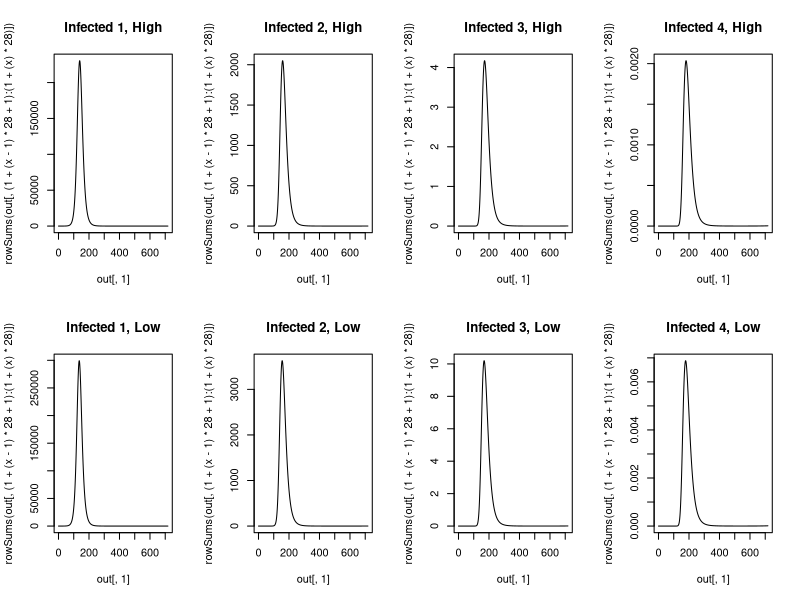

Write the R code that produced this figure.
############################
#CRC info
############################
args = commandArgs(TRUE)
input = as.numeric(args[1])
vac.vec = seq(from = 0, to = 1, by = .2)
vac = vac.vec[input]

library(deSolve)

############################
#Initial condidtions and parameters
############################
percentage_vec <- c(rep(1.8,5), rep(1.8,5), rep(1.84,5), rep(1.86,5),
                    17.2, 15, 12.7, 8.8, 5.5, 2.8, 1.3, 0.2)
percentage_vec <- percentage_vec / 100
initial_conditions <- as.data.frame(matrix(NA, nrow = 28*4, ncol = 3))
initial_conditions[,2] <- rep(1:28,4)
for(i in 1:4){
  x <- i - 1
  initial_conditions[x*(28) + (1:28),1] <- rep(i,28)
}
initial_conditions[,3] <- rep(percentage_vec,4)

susceptible_init_h <- cbind(initial_conditions[,1], initial_conditions[,2], rep(NA, 112))
susceptible_init_h[,3] <- c(initial_conditions[1:28,3] * 6 *10^6, initial_conditions[29:56,3] * 0, 
                            initial_conditions[57:84,3] * 0, initial_conditions[85:112,3] * 0)
susceptible_init_l <- cbind(initial_conditions[,1], initial_conditions[,2], rep(NA, 112))
susceptible_init_l[,3] <- c(initial_conditions[1:28,3] * 6 *10^6, initial_conditions[29:56,3] * 0, 
                            initial_conditions[57:84,3] * 0, initial_conditions[85:112,3] * 0)

infected_init_h <- cbind(initial_conditions[,1], initial_conditions[,2], rep(NA, 112))
infected_init_h[,3] <- c(initial_conditions[1:28,3] * 1, initial_conditions[29:56,3] * 0, 
                         initial_conditions[57:84,3] * 0, initial_conditions[85:112,3] * 0)
infected_init_l <- cbind(initial_conditions[,1], initial_conditions[,2], rep(NA, 112))
infected_init_l[,3] <- c(initial_conditions[1:28,3] * 1, initial_conditions[29:56,3] * 0, 
                         initial_conditions[57:84,3] * 0, initial_conditions[85:112,3] * 0)

recovered_init_h <- cbind(initial_conditions[,1], initial_conditions[,2], rep(NA, 112))
recovered_init_h[,3] <- c(initial_conditions[1:28,3] * 0, initial_conditions[29:56,3] * 0, 
                          initial_conditions[57:84,3] * 0, initial_conditions[85:112,3] * 0)
recovered_init_l <- cbind(initial_conditions[,1], initial_conditions[,2], rep(NA, 112))
recovered_init_l[,3] <- c(initial_conditions[1:28,3] * 0, initial_conditions[29:56,3] * 0, 
                          initial_conditions[57:84,3] * 0, initial_conditions[85:112,3] * 0)


susceptible_h <- function(exposure){
  x <- exposure - 1
  susceptible <- c(susceptible_init_h[(x * 28) + 1:28,3])
}
susceptible_total_h <- sum(susceptible_h(1) + susceptible_h(2) + susceptible_h(3) + susceptible_h(4))
susceptible_l <- function(exposure){
  x <- exposure - 1
  susceptible <- c(susceptible_init_l[(x * 28) + 1:28,3])
}
susceptible_total_l <- sum(susceptible_l(1) + susceptible_l(2) + susceptible_l(3) + susceptible_l(4))

infected_h <- function(exposure){
  x <- exposure - 1
  infected <- c(infected_init_h[(x * 28) + 1:28,3])
} 
infected_total_h <- sum(infected_h(1) + infected_h(2) + infected_h(3) + infected_h(4))
infected_l <- function(exposure){
  x <- exposure - 1
  infected <- c(infected_init_l[(x * 28) + 1:28,3])
} 
infected_total_l <- sum(infected_l(1) + infected_l(2) + infected_l(3) + infected_l(4))

recovered_h <- function(exposure){
  x <- exposure - 1
  recovered <- c(recovered_init_h[(x * 28) + 1:28,3])
} 
recovered_total_h <- sum(recovered_h(1) + recovered_h(2) + recovered_h(3) + recovered_h(4))
recovered_l <- function(exposure){
  x <- exposure - 1
  recovered <- c(recovered_init_l[(x * 28) + 1:28,3])
} 
recovered_total_l <- sum(recovered_l(1) + recovered_l(2) + recovered_l(3) + recovered_l(4))

population_h <- sum(susceptible_total_h + infected_total_h + recovered_total_h)
population_l <- sum(susceptible_total_l + infected_total_l + recovered_total_l)


native <- c(rep(1, 7), rep(0.86, 9), rep(0.842, 4), 0.814, 0.7676, 0.7784, rep(0.809, 5))

parms <- c(beta_h = 0.3447,
           beta_l = 0.4529,
           gamma = 1/4,
           sigma = 1/(365 * 1.2),
           mu = 19 / (1000 * 365),
           delta = c((0.013 / 365), rep(0.001 / 365, 4), rep(0, 10), rep(0.001, 5), 
                     0.002 / 365, 0.0025 / 365, 
                     0.004 / 365, 0.0085 / 365,
                     0.0175 / 365, 0.0425 / 365,
                     0.114 / 365, 0.151 / 365),
           age_window = c(rep(1, 21), rep(10, 7)),
           native = c(rep(1, 7), rep(0.86, 9), rep(0.842, 4), 0.814, 0.7676, 0.7784, rep(0.809, 5)),
           travel <- 1 - native,
           vac_h = vac,
           vac_l = vac)

############################
#MODEL
############################
model <- function(t, y, parms){
  
  beta_h <- parms[1]
  beta_l <- parms[2]
  gamma <- parms[3]
  sigma <- parms[4]
  mu <- parms[5]
  delta <- parms[6:33]
  age_window <- parms[34:61]
  native <- parms[62:89]
  travel <- parms[90:117]
  vac_h <- c(rep(0,8), ifelse((t>(365*30)), parms[118], 0), rep(0,19))
  vac_l <- c(rep(0,8), ifelse((t>(365*30)), parms[119], 0), rep(0,19))
  
  S1_h <- y[1:28]
  I1_h <- y[29:56]
  R1_h <- y[57:84]
  S2_h <- y[85:112]
  I2_h <- y[113:140]
  R2_h <- y[141:168]
  S3_h <- y[169:196]
  I3_h <- y[197:224]
  R3_h <- y[225:252]
  S4_h <- y[253:280]
  I4_h <- y[281:308]
  R4_h <- y[309:336]
  
  S1_l <- y[337:364]
  I1_l <- y[365:392]
  R1_l <- y[393:420]
  S2_l <- y[421:448]
  I2_l <- y[449:476]
  R2_l <- y[477:504]
  S3_l <- y[505:532]
  I3_l <- y[533:560]
  R3_l <- y[561:588]
  S4_l <- y[589:616]
  I4_l <- y[617:644]
  R4_l <- y[645:672]
  
  FOI <- y[673]
  FOI_h <- y[674]
  FOI_l <- y[675]
  
  infected_total_h <- sum(sum(I1_h), sum(I2_h), sum(I3_h), sum(I4_h))
  population_h <- y[1:336]
  pop_h <- sum(population_h)
  infected_total_l <- sum(sum(I1_l), sum(I2_l), sum(I3_l), sum(I4_l))
  population_l <- y[337:672]
  pop_l <- sum(population_l)
  
  effective_population_h <- population_h + rep(travel,12) * population_l
  effective_population_h <- sum(effective_population_h)
  effective_population_l <- population_l + rep(travel,12) * population_h
  effective_population_l <- sum(effective_population_l)
  
  #first infection
  dS1_h <-  
    mu * c(pop_h, rep(0,27)) +
    c(0, 1/365 / head(age_window, -1) * head(S1_h, -1)) -
    c(1/365 / head(age_window, -1) * head(S1_h, -1), 0) -
    native * S1_h * (beta_h * infected_total_h / effective_population_h) -
    travel * S1_h * (beta_l * infected_total_l / effective_population_l) -
    S1_h * delta -
    S1_h * vac_h
  dS1_l <-  
    mu * c(pop_l, rep(0,27)) +
    c(0, 1/365 / head(age_window, -1) * head(S1_l, -1)) -
    c(1/365 / head(age_window, -1) * head(S1_l, -1), 0) -
    travel * S1_l * (beta_h * infected_total_h / effective_population_h) -
    native * S1_l * (beta_l * infected_total_l / effective_population_l) -
    S1_l * delta - 
    S1_l * vac_l
  
  dI1_h <- 
    native * S1_h * (beta_h * infected_total_h / effective_population_h) +
    travel * S1_h * (beta_l * infected_total_l / effective_population_l) +
    c(0, 1/365 / head(age_window, -1) * head(I1_h, -1)) -
    c(1/365 / head(age_window, -1) * head(I1_h, -1), 0) -
    I1_h * gamma -
    I1_h * delta
  dI1_l <- 
    travel * S1_l * (beta_h * infected_total_h / effective_population_h) +
    native * S1_l * (beta_l * infected_total_l / effective_population_l) +
    c(0, 1/365 / head(age_window, -1) * head(I1_l, -1)) -
    c(1/365 / head(age_window, -1) * head(I1_l, -1), 0) -
    I1_l * gamma -
    I1_l * delta
  
  FOI <- FOI + (sum(dI1_h+dI1_l) / (sum(dS1_h+dS1_l) + 1))
  FOI_h <- FOI_h + (sum(dI1_h) / (sum(dS1_h)+1))
  FOI_l <- FOI_l + (sum(dI1_l) / (sum(dS1_l)+1))
  
  dR1_h <-
    I1_h * gamma +
    c(0, 1/365 / head(age_window, -1) * head(R1_h, -1)) -
    c(1/365 / head(age_window, -1) * head(R1_h, -1), 0) -
    R1_h * sigma -
    R1_h * delta +
    S1_h * vac_h - 
    R1_h * vac_h
  dR1_l <-
    I1_l * gamma +
    c(0, 1/365 / head(age_window, -1) * head(R1_l, -1)) -
    c(1/365 / head(age_window, -1) * head(R1_l, -1), 0) -
    R1_l * sigma -
    R1_l * delta +
    S1_l * vac_l - 
    R1_l * vac_l
  
  #second infection
  dS2_h <- 
    R1_h * sigma +
    c(0, 1/365 / head(age_window, -1) * head(S2_h, -1)) -
    c(1/365 / head(age_window, -1) * head(S2_h, -1), 0) -
    native * S2_h * (0.75 * beta_h * infected_total_h / effective_population_h) -
    travel * S2_h * (0.75 * beta_l * infected_total_l / effective_population_l) -
    S2_h * delta - 
    S2_h * vac_h
  dS2_l <- 
    R1_l * sigma +
    c(0, 1/365 / head(age_window, -1) * head(S2_l, -1)) -
    c(1/365 / head(age_window, -1) * head(S2_l, -1), 0) -
    travel * S2_l * (0.75 * beta_h * infected_total_h / effective_population_h) -
    native * S2_l * (0.75 * beta_l * infected_total_l / effective_population_l) -
    S2_l * delta - 
    S2_l * vac_l
  
  dI2_h <- 
    native * S2_h * (0.75 * beta_h * infected_total_h / effective_population_h) +
    travel * S2_h * (0.75 * beta_l * infected_total_l / effective_population_l) +
    c(0, 1/365 / head(age_window, -1) * head(I2_h, -1)) -
    c(1/365 / head(age_window, -1) * head(I2_h, -1), 0) -
    I2_h * gamma -
    I2_h * delta
  dI2_l <- 
    travel * S2_l * (0.75 * beta_h * infected_total_h / effective_population_h) +
    native * S2_l * (0.75 * beta_l * infected_total_l / effective_population_l) +
    c(0, 1/365 / head(age_window, -1) * head(I2_l, -1)) -
    c(1/365 / head(age_window, -1) * head(I2_l, -1), 0) -
    I2_l * gamma -
    I2_l * delta
  
  FOI <- FOI + (sum(dI2_h+dI2_l) / (sum(dS2_h+dS2_l) + 1))
  FOI_h <- FOI_h + (sum(dI2_h) / (sum(dS2_h)+1))
  FOI_l <- FOI_l + (sum(dI2_l) / (sum(dS2_l)+1))
  
  dR2_h <-  
    I2_h * gamma +  
    c(0, 1/365 / head(age_window, -1) * head(R2_h, -1)) -
    c(1/365 / head(age_window, -1) * head(R2_h, -1), 0) -
    R2_h * sigma -
    R2_h * delta +
    R1_h * vac_h +
    S2_h * vac_h -
    R2_h * vac_h
  dR2_l <-  
    I2_l * gamma +  
    c(0, 1/365 / head(age_window, -1) * head(R2_l, -1)) -
    c(1/365 / head(age_window, -1) * head(R2_l, -1), 0) -
    R2_l * sigma -
    R2_l * delta + 
    R1_l * vac_l +
    S2_l * vac_l -
    R2_l * vac_l
  
  #third infection
  dS3_h <- 
    R2_h * sigma + 
    c(0, 1/365 / head(age_window, -1) * head(S3_h, -1)) -
    c(1/365 / head(age_window, -1) * head(S3_h, -1), 0) -
    native * S3_h * (0.5 * beta_h * infected_total_h / effective_population_h) -
    travel * S3_h * (0.5 * beta_l * infected_total_l / effective_population_l) -
    S3_h * delta -
    S3_h * vac_h
  dS3_l <- 
    R2_l * sigma + 
    c(0, 1/365 / head(age_window, -1) * head(S3_l, -1)) -
    c(1/365 / head(age_window, -1) * head(S3_l, -1), 0) -
    travel * S3_l * (0.5 * beta_h * infected_total_h / effective_population_h) -
    native * S3_l * (0.5 * beta_l * infected_total_l / effective_population_l) -
    S3_l * delta -
    S3_l * vac_l
  
  dI3_h <- 
    native * S3_h * (0.5 * beta_h * infected_total_h / effective_population_h) +
    travel * S3_h * (0.5 * beta_l * infected_total_l / effective_population_l) +
    c(0, 1/365 / head(age_window, -1) * head(I3_h, -1)) -
    c(1/365 / head(age_window, -1) * head(I3_h, -1), 0) -
    I3_h * gamma -
    I3_h * delta
  dI3_l <- 
    travel * S3_l * (0.5 * beta_h * infected_total_h / effective_population_h) +
    native * S3_l * (0.5 * beta_l * infected_total_l / effective_population_l) +
    c(0, 1/365 / head(age_window, -1) * head(I3_l, -1)) -
    c(1/365 / head(age_window, -1) * head(I3_l, -1), 0) -
    I3_l * gamma -
    I3_l * delta
  
  FOI <- FOI + (sum(dI3_h+dI1_l) / (sum(dS3_h+dS3_l) + 1))
  FOI_h <- FOI_h + (sum(dI3_h) / (sum(dS3_h)+1))
  FOI_l <- FOI_l + (sum(dI3_l) / (sum(dS3_l)+1))
  
  dR3_h <- 
    I3_h * gamma +
    c(0, 1/365 / head(age_window, -1) * head(R3_h, -1)) -
    c(1/365 / head(age_window, -1) * head(R3_h, -1), 0) -
    R3_h * sigma -
    R3_h * delta + 
    R2_h * vac_h +
    S3_h * vac_h -
    R3_h * vac_h
  dR3_l <- 
    I3_l * gamma +
    c(0, 1/365 / head(age_window, -1) * head(R3_l, -1)) -
    c(1/365 / head(age_window, -1) * head(R3_l, -1), 0) -
    R3_l * sigma -
    R3_l * delta +
    R3_l * vac_l +
    S3_l * vac_l - 
    R3_l * vac_l
  
  #fourth infection
  dS4_h <- 
    R3_h * sigma +
    c(0, 1/365 / head(age_window, -1) * head(S4_h, -1)) -
    c(1/365 / head(age_window, -1) * head(S4_h, -1), 0) -
    native * S4_h * (0.25 * beta_h * infected_total_h / effective_population_h) -
    travel * S4_h * (0.25 * beta_l * infected_total_l / effective_population_l) -
    S4_h * delta - 
    S4_h * vac_h
  dS4_l <- 
    R3_l * sigma +
    c(0, 1/365 / head(age_window, -1) * head(S4_l, -1)) -
    c(1/365 / head(age_window, -1) * head(S4_l, -1), 0) -
    travel * S4_l * (0.25 * beta_h * infected_total_h / effective_population_h) -
    native * S4_l * (0.25 * beta_l * infected_total_l / effective_population_l) -
    S4_l * delta - 
    S4_l * vac_l
  
  dI4_h <- 
    native * S4_h * (0.25 * beta_h * infected_total_h / effective_population_h) +
    travel * S4_h * (0.25 * beta_l * infected_total_l / effective_population_l) +
    c(0, 1/365 / head(age_window, -1) * head(I4_h, -1)) -
    c(1/365 / head(age_window, -1) * head(I4_h, -1), 0) -
    I4_h * gamma -
    I4_h * delta
  dI4_l <- 
    travel * S4_l * (0.25 * beta_h * infected_total_h / effective_population_h) +
    native * S4_l * (0.25 * beta_l * infected_total_l / effective_population_l) +
    c(0, 1/365 / head(age_window, -1) * head(I4_l, -1)) -
    c(1/365 / head(age_window, -1) * head(I4_l, -1), 0) -
    I4_l * gamma -
    I4_l * delta
  
  FOI <- FOI + (sum(dI4_h+dI4_l) / (sum(dS4_h+dS4_l) + 1))
  FOI_h <- FOI_h + (sum(dI4_h) / (sum(dS4_h)+1))
  FOI_l <- FOI_l + (sum(dI4_l) / (sum(dS4_l)+1))
  
  dR4_h <- 
    I4_h * gamma +
    c(0, 1/365 / head(age_window, -1) * head(R4_h, -1)) -
    c(1/365 / head(age_window, -1) * head(R4_h, -1), 0) -
    R4_h * delta +
    R3_h * vac_h +
    S4_h * vac_h
  dR4_l <- 
    I4_l * gamma +
    c(0, 1/365 / head(age_window, -1) * head(R4_l, -1)) -
    c(1/365 / head(age_window, -1) * head(R4_l, -1), 0) -
    R4_l * delta + 
    R3_l * vac_l +
    S4_l * vac_l
  
  
  list(c(dS1_h, dI1_h, dR1_h,
         dS2_h, dI2_h, dR2_h,
         dS3_h, dI3_h, dR3_h,
         dS4_h, dI4_h, dR4_h,
         dS1_l, dI1_l, dR1_l,
         dS2_l, dI2_l, dR2_l,
         dS3_l, dI3_l, dR3_l,
         dS4_l, dI4_l, dR4_l, 
         FOI, FOI_h, FOI_l))
  
}

############################
#RUN MODEL
############################
y_init <- c(susceptible_h(1), infected_h(1), recovered_h(1),
            susceptible_h(2), infected_h(2), recovered_h(2),
            susceptible_h(3), infected_h(3), recovered_h(3),
            susceptible_h(4), infected_h(4), recovered_h(4),
            susceptible_l(1), infected_l(1), recovered_l(1),
            susceptible_l(2), infected_l(2), recovered_l(2),
            susceptible_l(3), infected_l(3), recovered_l(3),
            susceptible_l(4), infected_l(4), recovered_l(4),
            0, 0, 0)
times <- seq(from = 0, to = 365 * 50, by = .1)
out <- ode(times = times, y = y_init, func = model, parms = parms)

############################
#PROCESSING
############################
#png(filename = paste('infections_', input, '.png', sep = ''))
#par(mfrow = c(2,2))
#infected_names <- c("Infected 1", "Infected 2", "Infected 3", "Infected 4")
#for(i in 0:3){
#  x <- 2 + 3 * i
#  y <- x + 12
#  legend_y <- max(rowSums(out[,(1+(x-1)*28+1):(1+(x)*28)]))
#  {plot(out[,1],rowSums(out[,(1+(x-1)*28+1):(1+(x)*28)]),type='l', 
#        col = "red", lwd = 2, ylab = '',
#        main = infected_names[i + 1])
#    lines(out[,1],rowSums(out[,(1+(y-1)*28+1):(1+(y)*28)]),type='l', lwd = 2)
#    legend(8000, (2/3) * legend_y, legend=c("High SES", "Low SES"),
#           col=c("red", "black"), lwd = c(2,2), cex=0.8)
#  }}
#dev.off()


############################
#OUTPUT
############################
#out_last <- out[nrow(out),]
#FOI <- out[,674]
#FOI_h <- out[,675]
#FOI_l <- out[,676]
#save(out_last, file = paste('output_', input, '.RData', sep = ''))
#save(FOI, file = paste('FOI_', input, '.RData', sep = ''))
#save(FOI_h, file = paste('FOI.h_', input, '.RData', sep = ''))
#save(FOI_l, file = paste('FOI.l_', input, '.RData', sep = ''))

#plot infected
png(filename = paste('infected_', input, '.png', sep = ''))
par(mfrow = c(2,4))
infected_names <- c("Infected 1, High", "Infected 2, High", 
                    "Infected 3, High", "Infected 4, High",
                    "Infected 1, Low", "Infected 2, Low", 
                    "Infected 3, Low", "Infected 4, Low")
for(i in 0:7){
  x <- 2 + 3 * i
  plot(out[,1],rowSums(out[,(1+(x-1)*28+1):(1+(x)*28)]),type='l', 
       main = infected_names[i + 1])
}
dev.off()

#Plot susceptible
#png(filename = paste('susceptible_', input, '.png', sep = ''))
#par(mfrow = c(2,4))
#susceptible_names <- c("Susceptible 1, High", "Susceptible 2, High", 
#                       "Susceptible 3, High", "Susceptible 4, High",
#                       "Susceptible 1, Low", "Susceptible 2, Low", 
#                       "Susceptible 3, Low", "Susceptible 4, Low")
#for(i in 0:7){
#  x <- 1 + 3 * i
#  plot(out[,1],rowSums(out[,(1+(x-1)*28+1):(1+(x)*28)]),type='l', 
#        ylim= range(0:2e6), main = susceptible_names[i + 1])
#}
#dev.off()

#plot recovered
#png(filename = paste('recovered_', input, '.png', sep = ''))
#par(mfrow = c(2,4))
#recovered_names <- c("Recovered 1, High", "Recovered 2, High", 
#                     "Recovered 3, High", "Recovered 4, High",
#                     "Recovered 1, Low", "Recovered 2, Low", 
#                     "Recovered 3, Low", "Recovered 4, Low")
#for(i in 0:7){
#  x <- 3 + 3 * i
#  plot(out[,1],rowSums(out[,(1+(x-1)*28+1):(1+(x)*28)]),type='l', 
#        ylim= range(0:2e6), col = "black", main = recovered_names [i + 1])
#}
#dev.off()
